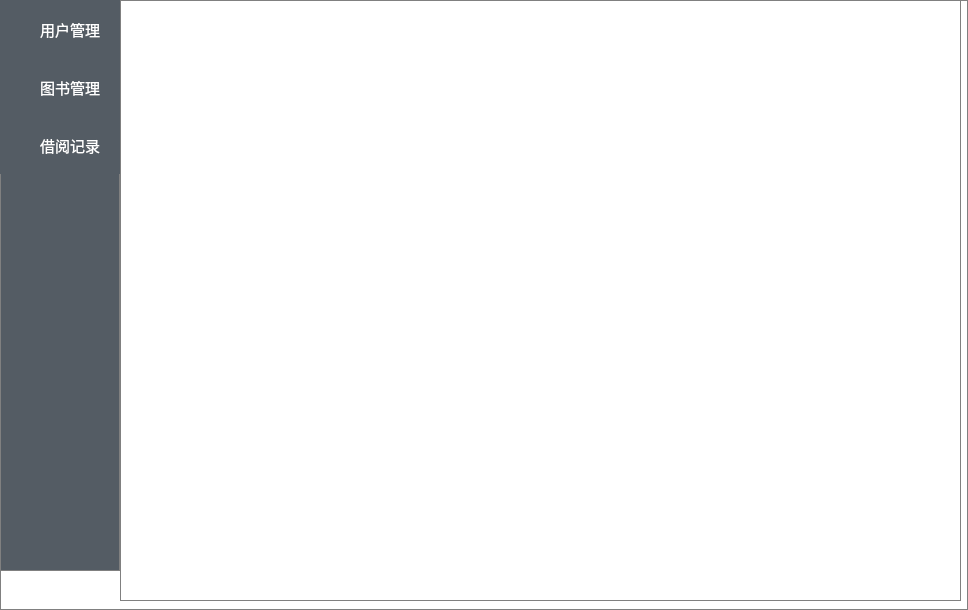
<?xml version="1.0" encoding="UTF-8"?>
<ui version="4.0">
 <class>CellMain</class>
 <widget class="QMainWindow" name="CellMain">
  <property name="geometry">
   <rect>
    <x>0</x>
    <y>0</y>
    <width>968</width>
    <height>610</height>
   </rect>
  </property>
  <property name="windowTitle">
   <string>QT图书管理系统</string>
  </property>
  <property name="styleSheet">
   <string notr="true">QPushButton[name=&quot;btn&quot;](border-radius:5px;background:#409eff;color:white;font-size:15px;)
QLineEdit[name=&quot;le&quot;](border-radius:4px;min-height:25px;border:1px solid gray;)
QLable[name=&quot;lb&quot;](font: 18px &quot;楷体&quot;;)</string>
  </property>
  <widget class="QWidget" name="centralwidget">
   <property name="styleSheet">
    <string notr="true">background-color:white</string>
   </property>
   <widget class="QWidget" name="tools" native="true">
    <property name="geometry">
     <rect>
      <x>0</x>
      <y>0</y>
      <width>120</width>
      <height>571</height>
     </rect>
    </property>
    <property name="maximumSize">
     <size>
      <width>120</width>
      <height>16777215</height>
     </size>
    </property>
    <property name="styleSheet">
     <string notr="true">background-color:rgb(84,92,100)</string>
    </property>
    <layout class="QGridLayout" name="gridLayout">
     <property name="leftMargin">
      <number>0</number>
     </property>
     <property name="topMargin">
      <number>0</number>
     </property>
     <property name="rightMargin">
      <number>0</number>
     </property>
     <property name="bottomMargin">
      <number>0</number>
     </property>
     <property name="spacing">
      <number>0</number>
     </property>
     <item row="3" column="0">
      <spacer name="verticalSpacer">
       <property name="orientation">
        <enum>Qt::Orientation::Vertical</enum>
       </property>
       <property name="sizeHint" stdset="0">
        <size>
         <width>20</width>
         <height>40</height>
        </size>
       </property>
      </spacer>
     </item>
     <item row="2" column="0">
      <widget class="QToolButton" name="btn_history">
       <property name="sizePolicy">
        <sizepolicy hsizetype="Expanding" vsizetype="Fixed">
         <horstretch>0</horstretch>
         <verstretch>0</verstretch>
        </sizepolicy>
       </property>
       <property name="styleSheet">
        <string notr="true">border:none; background-color:rgb(84,92,100);color:white;min-height:55px;font:14px &quot;微软雅黑&quot;;padding-left:12px;</string>
       </property>
       <property name="text">
        <string>  借阅记录</string>
       </property>
       <property name="icon">
        <iconset resource="../res/res.qrc">
         <normaloff>:/tool.svg</normaloff>:/tool.svg</iconset>
       </property>
       <property name="toolButtonStyle">
        <enum>Qt::ToolButtonStyle::ToolButtonTextBesideIcon</enum>
       </property>
       <attribute name="buttonGroup">
        <string notr="true">buttonGroup</string>
       </attribute>
      </widget>
     </item>
     <item row="0" column="0">
      <widget class="QToolButton" name="btn_user_mgr">
       <property name="sizePolicy">
        <sizepolicy hsizetype="Expanding" vsizetype="Fixed">
         <horstretch>0</horstretch>
         <verstretch>0</verstretch>
        </sizepolicy>
       </property>
       <property name="styleSheet">
        <string notr="true">border:none; background-color:rgb(84,92,100);color:white;min-height:55px;font:14px &quot;微软雅黑&quot;;padding-left:12px;</string>
       </property>
       <property name="text">
        <string>  用户管理</string>
       </property>
       <property name="icon">
        <iconset resource="../res/res.qrc">
         <normaloff>:/tool.svg</normaloff>:/tool.svg</iconset>
       </property>
       <property name="checkable">
        <bool>true</bool>
       </property>
       <property name="checked">
        <bool>true</bool>
       </property>
       <property name="toolButtonStyle">
        <enum>Qt::ToolButtonStyle::ToolButtonTextBesideIcon</enum>
       </property>
       <attribute name="buttonGroup">
        <string notr="true">buttonGroup</string>
       </attribute>
      </widget>
     </item>
     <item row="1" column="0">
      <widget class="QToolButton" name="btn_book_mgr">
       <property name="sizePolicy">
        <sizepolicy hsizetype="Expanding" vsizetype="Fixed">
         <horstretch>0</horstretch>
         <verstretch>0</verstretch>
        </sizepolicy>
       </property>
       <property name="styleSheet">
        <string notr="true">border:none; background-color:rgb(84,92,100);color:white;min-height:55px;font:14px &quot;微软雅黑&quot;;padding-left:12px;</string>
       </property>
       <property name="text">
        <string>  图书管理</string>
       </property>
       <property name="icon">
        <iconset resource="../res/res.qrc">
         <normaloff>:/tool.svg</normaloff>:/tool.svg</iconset>
       </property>
       <property name="toolButtonStyle">
        <enum>Qt::ToolButtonStyle::ToolButtonTextBesideIcon</enum>
       </property>
       <attribute name="buttonGroup">
        <string notr="true">buttonGroup</string>
       </attribute>
      </widget>
     </item>
    </layout>
   </widget>
   <widget class="QStackedWidget" name="stackedWidget">
    <property name="geometry">
     <rect>
      <x>120</x>
      <y>0</y>
      <width>841</width>
      <height>601</height>
     </rect>
    </property>
   </widget>
  </widget>
 </widget>
 <resources>
  <include location="../res/res.qrc"/>
 </resources>
 <connections/>
 <buttongroups>
  <buttongroup name="buttonGroup"/>
 </buttongroups>
</ui>
